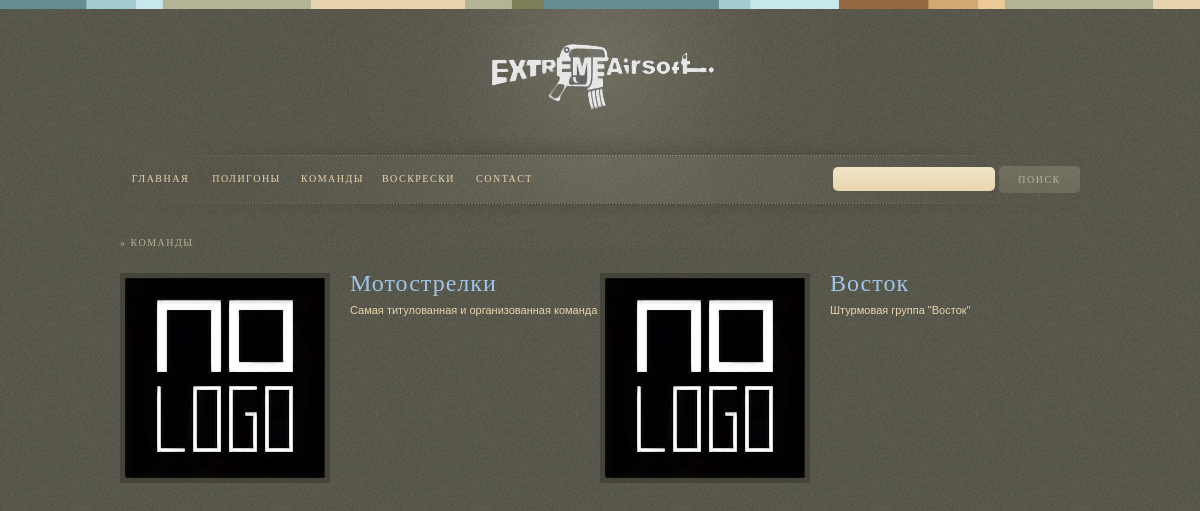
Page /team/ on the earlier database version.
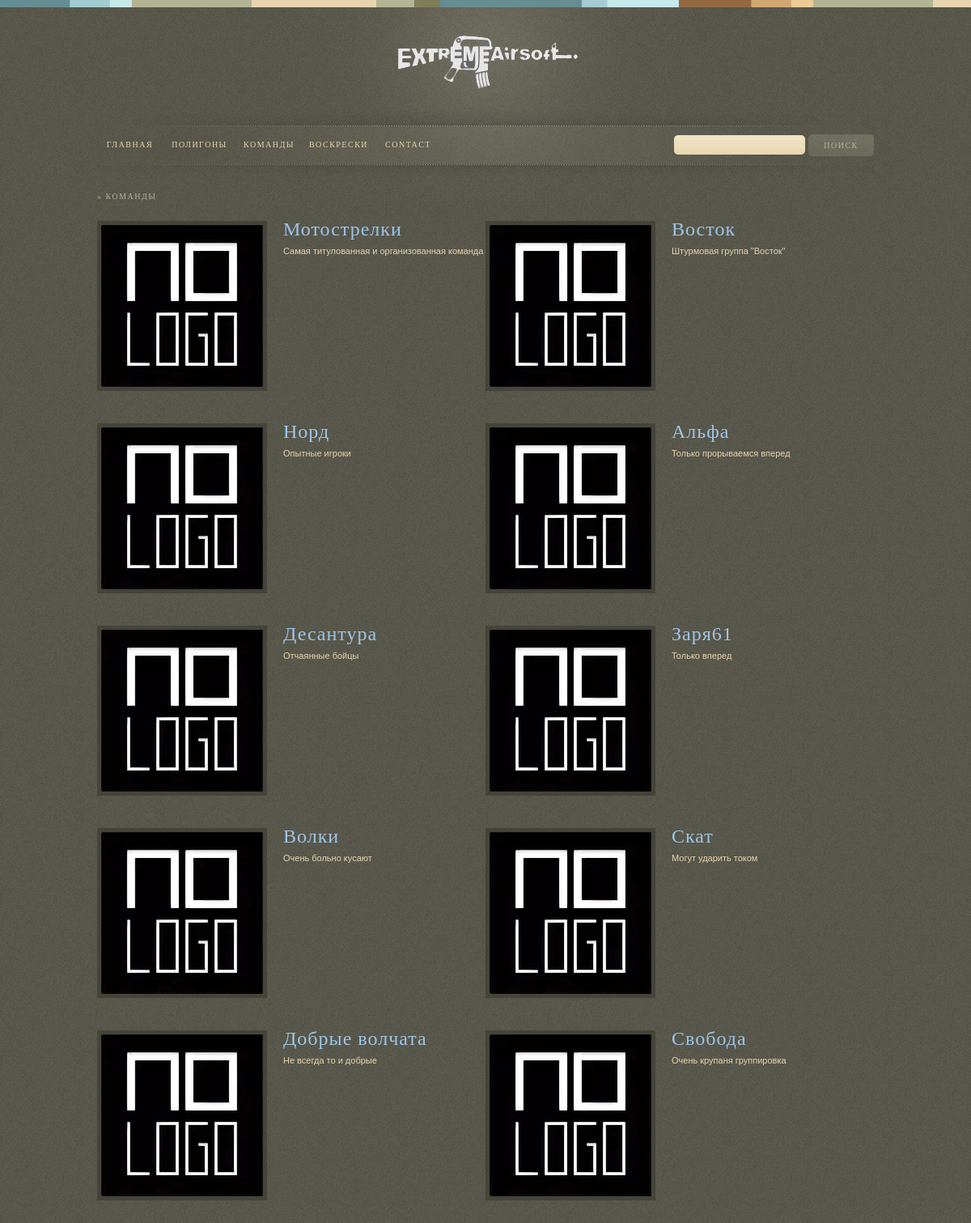
Same page on the later database version.
### team_player/models.py (models this page shows, shortened)
class Team(models.Model):
    name = models.CharField(max_length=100)
    descriptions = models.CharField(max_length=200, default='')
    logo = models.ImageField(default='', upload_to='team')
    slug = models.SlugField(default='', null=False)
    def get_url(self):
        return reverse('info_team', args=[self.slug])

### team_player/views.py (the view)
# urls.py: path('', TeamListView.as_view(), name='team'),
class TeamListView(ListView):
    template_name = 'team_player/all_team.html'
    model = Team

### team_player/templates/team_player/all_team.html
{% extends 'base.html' %}
{% load static %}
{% block content %}
<link href="{% static 'css/style.css' %}" media="all" rel="stylesheet" type="text/css"/>
<div id="primary">
    <h3>&#187; Команды</h3>
    <div class="column-1">
        {% for team in object_list %}
        <div class="block-left">
            <img src="{{ team.logo.url }}" class="img-left" alt="{{ team.name }}"/>
            <h2><a class="text" href="{{ team.get_url }}">{{ team.name }}</a></h2>
            <p><a class="block-right">{{ team.descriptions }}</a></p>
        </div>
        {% endfor %}
    </div>
</div>
{% endblock %}

### templates/base.html (shortened to what this page needs)
{% load static %}
<head>
    <link href=" {% static 'css/reset.css' %}" media="all" rel="stylesheet" type="text/css"/>
    <link href=" {% static 'css/front.css' %}" media="all" rel="stylesheet" type="text/css"/>
</head>
<body class="front">
<div class="top-bar"></div>
<div id="container">
    <div id="header">
        <h1 class="site-logo"><a href="{% url 'title' %}" class="pngfix">Paragon Stables</a></h1>
        <div id="navigation">
            <ul>
                <li><a href="{% url 'title' %}">Главная</a></li>
                <li><a href="{% url 'polygons' %}">Полигоны</a></li>
                <li><a href="{% url 'team' %}">Команды</a></li>
                <li><a href="{% url 'sunday_games' %}">Воскрески</a></li>
                <li><a href="contact.html">Contact</a></li>
            </ul>
            <div class="search">
                <form action="#" method="post">
                    <p><input type="text" name="search" class="form-text" />
                    <input type="submit" value="Поиск" class="form-submit" /></p>
                </form>
            </div>
        </div>
    </div>
    {% block content %}
    {% endblock %}
</div>
</body>

### static/css/front.css (style rules this page uses)
body { background: url(images/body.jpg) repeat; }
.top-bar { background: url(images/top-bar.jpg) repeat top center; height: 9px; }
#container { width: 960px; margin: 0 auto; background: url(images/glow.jpg) top center no-repeat; padding-top: 25px; }
#header { margin-bottom: 20px; }
h1.site-logo a { background: url(images/logo.png) no-repeat; display:block; height:0 !important; overflow:hidden !important; padding-top:94px; width:231px; margin: 0 auto 10px auto; }
#navigation { background: url(images/navigation.jpg) no-repeat top center; height: 52px; padding: 28px 0 0 0; }
#navigation li { float: left; margin-right: 5px; }
#navigation a { color: #e8d4af; text-decoration: none; font-family: Georgia, Palatino, serif; font-size: 10px; text-transform: uppercase; letter-spacing: 1.5px; height: 19px; width: 81px; display: block; text-align: center; padding-top: 8px; }
#navigation .search { float: right; }
#navigation .search input.form-text { background: url(images/form-text.jpg) repeat-x; color: #5b5a4e; font-family: arial, verdana, sans-serif; font-size: 11px; border: none; -moz-border-radius: 5px; -webkit-border-radius: 5px; padding: 6px 10px; }
#navigation .search input.form-submit { text-decoration: none; font-family: Georgia, Palatino, serif; font-size: 10px; text-transform: uppercase; letter-spacing: 1.5px; height: 27px; width: 81px; text-align: center; border: none; background: url(images/navigation-hover.jpg) no-repeat; color: #b3b496; }
#primary h3 { color: #b3b496; font-family: Georgia, Palatino, serif; font-size: 10px; text-transform: uppercase; letter-spacing: 1.5px; margin: 10px 0; font-weight: normal; }
#primary p { color: #f4e6cc; font-size: 11px; font-family: arial, verdana, sans-serif; line-height: 15px; }

### static/css/style.css (style rules this page uses)
#primary h3 { color: #b3b496; font-family: Georgia, Palatino, serif; font-size: 10px; text-transform: uppercase; letter-spacing: 1.5px; margin: 10px 0; font-weight: normal; }
#primary h2 { color:#E8D4AF; font-family:Georgia,Palatino,serif; font-size:24px; font-weight:normal; letter-spacing:1px; line-height:20px; margin:0 0 10px; }
#primary p, #primary li { color: #f4e6cc; font-size: 11px; font-family: arial, verdana, sans-serif; line-height: 15px; margin-bottom: 15px; }
#primary img { border: 5px solid #454439; }
#primary img.img-left { margin: 0 20px 5px 0; float: left; }
#primary .column-1 { width: 100%; float: left; margin-top: 15px; }
#primary .text { text-decoration: none; color: #9fc5e8; text:active; text:hover; }
#primary .block-left { width: 50%; height: 250px; overflow: auto; float:left; }
#primary .block-right { width: 50%; height: 200px; overflow: auto; text-decoration: none; color: #e8d4af; text: active; text: hover; }

Differences in the rows shown:
added Team: logo (picture), name "Норд", descriptions "Опытные игроки"
added Team: logo (picture), name "Альфа", descriptions "Только прорываемся вперед"
added Team: logo (picture), name "Десантура", descriptions "Отчаянные бойцы"
added Team: logo (picture), name "Заря61", descriptions "Только вперед"
added Team: logo (picture), name "Волки", descriptions "Очень больно кусают"
added Team: logo (picture), name "Скат", descriptions "Могут ударить током"
added Team: logo (picture), name "Добрые волчата", descriptions "Не всегда то и добрые"
added Team: logo (picture), name "Свобода", descriptions "Очень крупаня группировка"
